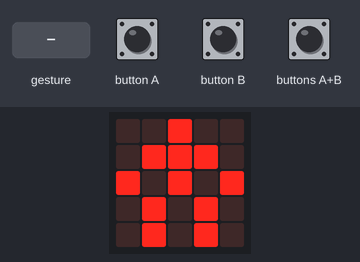
The program below on a simulated BBC micro:bit (MakeCode). Parts: the board's 5×5 LED display. The test bench sets the inputs (shaded band). A tilt is held for 1.5 s and a shake lasts 1 s, then the board lies face up again.

Above: at 1.6 s.
1.7 s: button A pressed for 0.15 s
At 2.05 s:
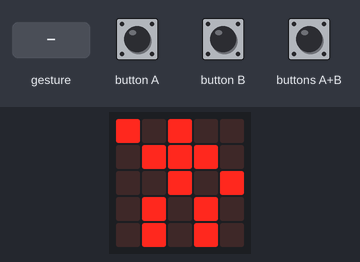
2.4 s: button B pressed for 0.15 s
At 2.45 s:
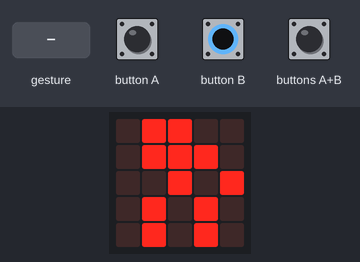
3.1 s: buttons A+B pressed for 0.15 s
3.8 s: gesture 'shake'
At 5.65 s:
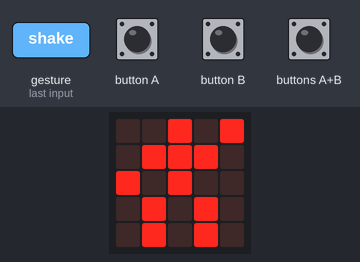
6.8 s: gesture 'tilt right'
At 6.85 s:
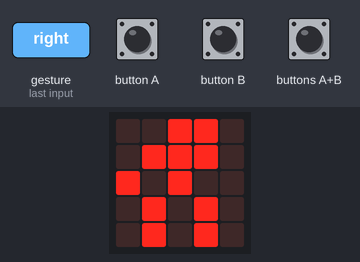
9.8 s: gesture 'tilt left'
Timing chart, 0 to 12.3 s (numbered marks = the images above; inputs shaded):
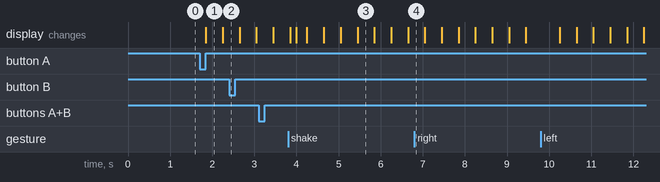

Measured:
- after the input at 1.7 s, the display: changes after 0.15 s (image 1)
- what the display in image 1 shows lasts 0.4 s, from 1.9 s to 2.3 s

The program:

main.ts
```typescript
function balKar () {
    for (let index = 0; index < 4; index++) {
        basic.showLeds(`
            # . # . .
            . # # # .
            . . # . #
            . # . # .
            . # . # .
            `)
        basic.showLeds(`
            . # # . .
            . # # # .
            . . # . #
            . # . # .
            . # . # .
            `)
    }
    basic.showLeds(`
        . . # . .
        . # # # .
        # . # . #
        . # . # .
        . # . # .
        `)
}
function jobbKar () {
    for (let index = 0; index < 4; index++) {
        basic.showLeds(`
            . . # . #
            . # # # .
            # . # . .
            . # . # .
            . # . # .
            `)
        basic.showLeds(`
            . . # # .
            . # # # .
            # . # . .
            . # . # .
            . # . # .
            `)
    }
    basic.showLeds(`
        . . # . .
        . # # # .
        # . # . #
        . # . # .
        . # . # .
        `)
}
input.onButtonPressed(Button.A, function () {
    balKar()
})
input.onGesture(Gesture.Shake, function () {
    basic.clearScreen()
})
input.onGesture(Gesture.TiltRight, function () {
    jobbKar()
})
input.onButtonPressed(Button.AB, function () {
    basic.showLeds(`
        # . # . #
        . # # # .
        . . # . .
        . # . # .
        . # . # .
        `)
    basic.showLeds(`
        . . # . .
        . # # # .
        # . # . #
        . # . # .
        . # . # .
        `)
    basic.showLeds(`
        . . # . .
        . # # # .
        # . # . #
        . # . # .
        . # . # .
        `)
})
input.onButtonPressed(Button.B, function () {
    jobbKar()
})
input.onGesture(Gesture.TiltLeft, function () {
    balKar()
})
basic.showLeds(`
    . . # . .
    . # # # .
    # . # . #
    . # . # .
    . # . # .
    `)
basic.forever(function () {

})
```

test.ts
```typescript
// ide kerülnek a tesztek; a rendszer ezt nem kompilálja, ha a csomagot bővítményként használják.
```
